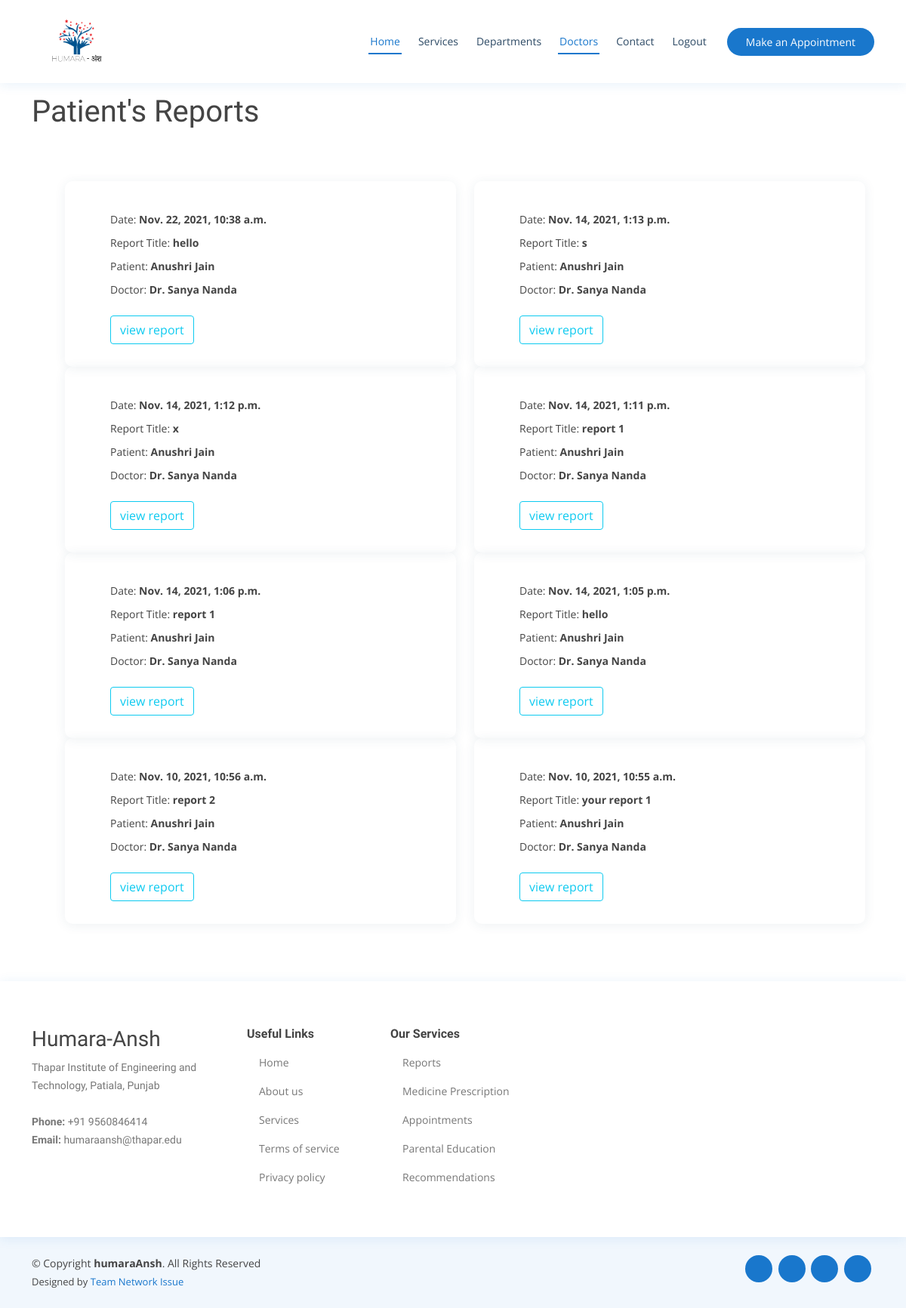
Screenshot of /map/patient_history_detail/36 (signed in) with the database file from the repository.
### reports/models.py (models this page shows, shortened)
class Post(models.Model):
	title = models.CharField(max_length=255)
	doctor = models.ForeignKey(Doctor, on_delete=models.CASCADE)
	patient = models.ForeignKey(Patient, on_delete=models.CASCADE, related_name='reciever', default=None)
	body = models.TextField()
	post_date = models.DateTimeField(auto_now_add=True, editable=False)
	file = models.FileField()

### portal/models.py (models this page shows, shortened)
class Patient(models.Model):
    user = models.OneToOneField(User, on_delete=models.CASCADE, primary_key=True)
    pregnancy_month = IntegerField(default=None,null=True)
    choice = IntegerField(default=None,null=True)

class User(AbstractUser):
    is_patient = models.BooleanField(default=False)
    is_doctor = models.BooleanField(default=False)

class Doctor(models.Model):
    user = models.OneToOneField(User, on_delete=models.CASCADE, primary_key=True)
    specialist = CharField(max_length=255)
    hospital = CharField(max_length=255)
    experience_years = FloatField(null=True)
    selected_by = models.ManyToManyField(Patient, related_name='choose_doctor')

### reports/views.py (the view)
# urls.py: path('patient_history_detail/<int:pk>',views.patientHistoryDetailedView.as_view(),name="patient_history_detail"),
class patientHistoryDetailedView(ListView):
	model = Post
	template_name = 'reports/patient_history_detail.html'
	ordering = ['-post_date']
	def get_context_data(self, *args, **kwargs):
		context = super(patientHistoryDetailedView, self).get_context_data(**kwargs)
		patient = get_object_or_404(Patient, user_id=self.kwargs['pk'])
		context["patient"] = patient.user
		context["patientid"] = patient.user.id
		return context

### templates/reports/patient_history_detail.html (shortened to what this page needs)
{% extends 'portal/base.html' %}
{% load static %}
{% block content %}
<div class="container">
{% if user.is_authenticated %}
<h1 style="margin-top: 100px;">Patient's Reports</h1>
<ul style="list-style-type: none;">
<li>
	<section id="doctors" class="doctors">
		<div class="container">
		  <div class="row">
			{% for post in object_list %}
{% if patientid == post.patient.user.id %}
			<div class="col-lg-6">
			  <div class="member d-flex align-items-start">
				<div class="member-info">
					<p>Date: <b>{{ post.post_date }}</b></p>
					<p>Report Title: <b>{{ post.title }}</b></p>
					<p>Patient: <b>{{ post.patient.user.first_name }} {{ post.patient.user.last_name }}</b></p>
					<p>Doctor: <b>Dr. {{ post.doctor.user.first_name }} {{ post.doctor.user.last_name }}</b></p>
		<br>
		<a href="{% url 'reports:report_details_doc' post.pk %}"><button type="button" class="btn btn-outline-info">view report</button></a>
				</div>
			  </div>
			</div>
			{% endif %}
{% endfor %}
		  </div>
		</div>
	  </section>
</li>
</ul>
{% endif %}
</div>
{% endblock %}

### portal/static/assets/css/style.css (style rules this page uses)
body { font-family: "Open Sans", sans-serif; color: #444444; }
a { color: #1977cc; text-decoration: none; }
h1, h2, h3, h4, h5, h6 { font-family: "Raleway", sans-serif; }
section { padding: 60px 0; overflow: hidden; }
.doctors { background: #fff; }
.doctors .member { position: relative; box-shadow: 0px 2px 15px rgba(44, 73, 100, 0.08); padding: 30px; border-radius: 10px; }
.doctors .member .member-info { padding-left: 30px; }
.doctors .member p { margin: 10px 0 0 0; font-size: 14px; }

### rows the page displays
Post: post_date "Nov. 22, 2021, 10:38 a.m.", title "hello", patient.user.first_name "Anushri", patient.user.last_name "Jain", doctor.user.first_name "Sanya", doctor.user.last_name "Nanda"
Post: post_date "Nov. 14, 2021, 1:13 p.m.", title "s", patient.user.first_name "Anushri", patient.user.last_name "Jain", doctor.user.first_name "Sanya", doctor.user.last_name "Nanda"
Post: post_date "Nov. 14, 2021, 1:12 p.m.", title "x", patient.user.first_name "Anushri", patient.user.last_name "Jain", doctor.user.first_name "Sanya", doctor.user.last_name "Nanda"
Post: post_date "Nov. 14, 2021, 1:11 p.m.", title "report 1", patient.user.first_name "Anushri", patient.user.last_name "Jain", doctor.user.first_name "Sanya", doctor.user.last_name "Nanda"
Post: post_date "Nov. 14, 2021, 1:06 p.m.", title "report 1", patient.user.first_name "Anushri", patient.user.last_name "Jain", doctor.user.first_name "Sanya", doctor.user.last_name "Nanda"
Post: post_date "Nov. 14, 2021, 1:05 p.m.", title "hello", patient.user.first_name "Anushri", patient.user.last_name "Jain", doctor.user.first_name "Sanya", doctor.user.last_name "Nanda"
Post: post_date "Nov. 10, 2021, 10:56 a.m.", title "report 2", patient.user.first_name "Anushri", patient.user.last_name "Jain", doctor.user.first_name "Sanya", doctor.user.last_name "Nanda"
Post: post_date "Nov. 10, 2021, 10:55 a.m.", title "your report 1", patient.user.first_name "Anushri", patient.user.last_name "Jain", doctor.user.first_name "Sanya", doctor.user.last_name "Nanda"
